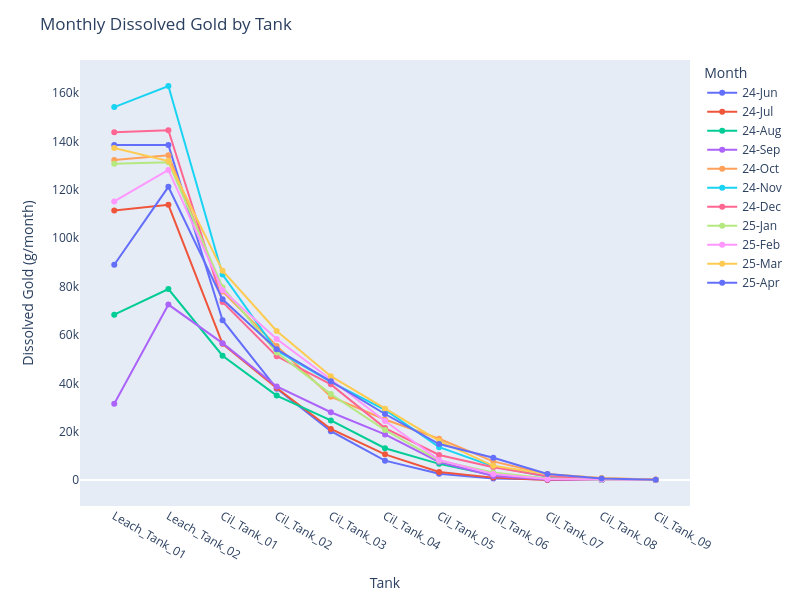

Notebook source saved alongside this figure:
### Markdown cell above
### ⚱️ 6.4 Gold Dissolution Profiling
Extracts and melts dissolved gold profiles across tanks, normalises to grams dissolved per month, and plots monthly tank-wise gold dissolution for diagnostic comparison.

### Code cell
# Define pre-leach and CIL tank names and order
preleach_tanks = ["Leach_Tank_01", "Leach_Tank_02"]
cil_tanks = [f"Cil_Tank_{i:02}" for i in range(1, 10)]
all_tanks = preleach_tanks + cil_tanks

# Extract the Gold Dissolution Columns
gold_cols = [col for col in df.columns if col.startswith("Dissolved_Gold_Metal_Profile_G_Milled_Tons_")]

# Map to tank names
col_to_tank = {
    col: col.replace("Dissolved_Gold_Metal_Profile_G_Milled_Tons_", "") 
    for col in gold_cols
}

# Melt to Long Format for Easy Plotting
gold_df = df[["Date", "Leach_Solids"] + gold_cols].copy()
gold_df = gold_df.melt(id_vars=["Date", "Leach_Solids"], value_vars=gold_cols, var_name="Tank_Col", value_name="Dissolved_GPT")

# Extract tank name
gold_df["Tank"] = gold_df["Tank_Col"].str.replace("Dissolved_Gold_Metal_Profile_G_Milled_Tons_", "")

# Calculate grams dissolved = g/t × tonnes
gold_df["Dissolved_Au_grams"] = gold_df["Dissolved_GPT"] * gold_df["Leach_Solids"]

# Filter to only tanks of interest (if needed)
gold_df = gold_df[gold_df["Tank"].isin(all_tanks)]


# Add month and aggregate
gold_df["Date"] = pd.to_datetime(gold_df["Date"])
gold_df["Month"] = gold_df["Date"].dt.to_period("M")

# Sum grams per tank per month
monthly_dissolved_au = (
    gold_df.groupby(["Month", "Tank"], observed=True)["Dissolved_Au_grams"].sum().reset_index()
)

# Apply Tank order and sort
monthly_dissolved_au["Tank"] = pd.Categorical(
    monthly_dissolved_au["Tank"],
    categories=all_tanks,
    ordered=True
)

monthly_dissolved_au = monthly_dissolved_au.sort_values(["Month", "Tank"])


# Plot Dissolved Gold by Tank
fig = px.line(
    monthly_dissolved_au,
    x="Tank",
    y="Dissolved_Au_grams",
    color=monthly_dissolved_au["Month"].dt.strftime("%y-%b"),
    markers=True
)

fig.update_layout(
    title="Monthly Dissolved Gold by Tank",
    xaxis_title="Tank",
    yaxis_title="Dissolved Gold (g/month)",
    legend_title="Month",
    height=600,
    width=800,
    xaxis=dict(showgrid=False),
    yaxis=dict(showgrid=False)
)

fig.show()

### Figure 1 — Plotly figure (JSON) as saved in the notebook; plotly's stock layout.template omitted (floating-point values rounded to 4 significant figures)
{"data": [{"hovertemplate": "color=24-Jun<br>Tank=%{x}<br>Dissolved_Au_grams=%{y}<extra></extra>", "legendgroup": "24-Jun", "line": {"color": "#636efa", "dash": "solid"}, "marker": {"symbol": "circle"}, "mode": "lines+markers", "name": "24-Jun", "orientation": "v", "showlegend": true, "type": "scatter", "x": ["Leach_Tank_01", "Leach_Tank_02", "Cil_Tank_01", "Cil_Tank_02", "Cil_Tank_03", "Cil_Tank_04", "Cil_Tank_05", "Cil_Tank_06", "Cil_Tank_07", "Cil_Tank_08", "Cil_Tank_09"], "xaxis": "x", "y": [138600.0, 138600.0, 66100.0, 37810.0, 20240.0, 8044.0, 2610.0, 714.8, 253.5, 94.75, 76.87], "yaxis": "y"}, {"hovertemplate": "color=24-Jul<br>Tank=%{x}<br>Dissolved_Au_grams=%{y}<extra></extra>", "legendgroup": "24-Jul", "line": {"color": "#EF553B", "dash": "solid"}, "marker": {"symbol": "circle"}, "mode": "lines+markers", "name": "24-Jul", "orientation": "v", "showlegend": true, "type": "scatter", "x": ["Leach_Tank_01", "Leach_Tank_02", "Cil_Tank_01", "Cil_Tank_02", "Cil_Tank_03", "Cil_Tank_04", "Cil_Tank_05", "Cil_Tank_06", "Cil_Tank_07", "Cil_Tank_08", "Cil_Tank_09"], "xaxis": "x", "y": [111400.0, 113800.0, 56340.0, 38080.0, 21140.0, 10640.0, 3390.0, 1028.0, 94.65, 68.3, 65.93], "yaxis": "y"}, {"hovertemplate": "color=24-Aug<br>Tank=%{x}<br>Dissolved_Au_grams=%{y}<extra></extra>", "legendgroup": "24-Aug", "line": {"color": "#00cc96", "dash": "solid"}, "marker": {"symbol": "circle"}, "mode": "lines+markers", "name": "24-Aug", "orientation": "v", "showlegend": true, "type": "scatter", "x": ["Leach_Tank_01", "Leach_Tank_02", "Cil_Tank_01", "Cil_Tank_02", "Cil_Tank_03", "Cil_Tank_04", "Cil_Tank_05", "Cil_Tank_06", "Cil_Tank_07", "Cil_Tank_08", "Cil_Tank_09"], "xaxis": "x", "y": [68380.0, 78990.0, 51440.0, 34930.0, 24670.0, 13180.0, 6721.0, 1996.0, 673.0, 298.6, 97.65], "yaxis": "y"}, {"hovertemplate": "color=24-Sep<br>Tank=%{x}<br>Dissolved_Au_grams=%{y}<extra></extra>", "legendgroup": "24-Sep", "line": {"color": "#ab63fa", "dash": "solid"}, "marker": {"symbol": "circle"}, "mode": "lines+markers", "name": "24-Sep", "orientation": "v", "showlegend": true, "type": "scatter", "x": ["Leach_Tank_01", "Leach_Tank_02", "Cil_Tank_01", "Cil_Tank_02", "Cil_Tank_03", "Cil_Tank_04", "Cil_Tank_05", "Cil_Tank_06", "Cil_Tank_07", "Cil_Tank_08", "Cil_Tank_09"], "xaxis": "x", "y": [31570.0, 72570.0, 56620.0, 38700.0, 28050.0, 18880.0, 7491.0, 1712.0, 291.2, 69.33, 67.05], "yaxis": "y"}, {"hovertemplate": "color=24-Oct<br>Tank=%{x}<br>Dissolved_Au_grams=%{y}<extra></extra>", "legendgroup": "24-Oct", "line": {"color": "#FFA15A", "dash": "solid"}, "marker": {"symbol": "circle"}, "mode": "lines+markers", "name": "24-Oct", "orientation": "v", "showlegend": true, "type": "scatter", "x": ["Leach_Tank_01", "Leach_Tank_02", "Cil_Tank_01", "Cil_Tank_02", "Cil_Tank_03", "Cil_Tank_04", "Cil_Tank_05", "Cil_Tank_06", "Cil_Tank_07", "Cil_Tank_08", "Cil_Tank_09"], "xaxis": "x", "y": [132300.0, 134300.0, 78010.0, 55490.0, 34490.0, 25060.0, 17110.0, 7755.0, 2466.0, 825.5, 238.7], "yaxis": "y"}, {"hovertemplate": "color=24-Nov<br>Tank=%{x}<br>Dissolved_Au_grams=%{y}<extra></extra>", "legendgroup": "24-Nov", "line": {"color": "#19d3f3", "dash": "solid"}, "marker": {"symbol": "circle"}, "mode": "lines+markers", "name": "24-Nov", "orientation": "v", "showlegend": true, "type": "scatter", "x": ["Leach_Tank_01", "Leach_Tank_02", "Cil_Tank_01", "Cil_Tank_02", "Cil_Tank_03", "Cil_Tank_04", "Cil_Tank_05", "Cil_Tank_06", "Cil_Tank_07", "Cil_Tank_08", "Cil_Tank_09"], "xaxis": "x", "y": [154200.0, 162900.0, 84960.0, 53540.0, 40620.0, 29090.0, 13620.0, 5699.0, 1362.0, 119.2, 74.04], "yaxis": "y"}, {"hovertemplate": "color=24-Dec<br>Tank=%{x}<br>Dissolved_Au_grams=%{y}<extra></extra>", "legendgroup": "24-Dec", "line": {"color": "#FF6692", "dash": "solid"}, "marker": {"symbol": "circle"}, "mode": "lines+markers", "name": "24-Dec", "orientation": "v", "showlegend": true, "type": "scatter", "x": ["Leach_Tank_01", "Leach_Tank_02", "Cil_Tank_01", "Cil_Tank_02", "Cil_Tank_03", "Cil_Tank_04", "Cil_Tank_05", "Cil_Tank_06", "Cil_Tank_07", "Cil_Tank_08", "Cil_Tank_09"], "xaxis": "x", "y": [143800.0, 144600.0, 73670.0, 51240.0, 39580.0, 21500.0, 10380.0, 5291.0, 1550.0, 483.4, 194.0], "yaxis": "y"}, {"hovertemplate": "color=25-Jan<br>Tank=%{x}<br>Dissolved_Au_grams=%{y}<extra></extra>", "legendgroup": "25-Jan", "line": {"color": "#B6E880", "dash": "solid"}, "marker": {"symbol": "circle"}, "mode": "lines+markers", "name": "25-Jan", "orientation": "v", "showlegend": true, "type": "scatter", "x": ["Leach_Tank_01", "Leach_Tank_02", "Cil_Tank_01", "Cil_Tank_02", "Cil_Tank_03", "Cil_Tank_04", "Cil_Tank_05", "Cil_Tank_06", "Cil_Tank_07", "Cil_Tank_08", "Cil_Tank_09"], "xaxis": "x", "y": [130800.0, 131400.0, 79770.0, 52700.0, 35570.0, 20710.0, 8033.0, 3118.0, 687.1, 125.3, 85.72], "yaxis": "y"}, {"hovertemplate": "color=25-Feb<br>Tank=%{x}<br>Dissolved_Au_grams=%{y}<extra></extra>", "legendgroup": "25-Feb", "line": {"color": "#FF97FF", "dash": "solid"}, "marker": {"symbol": "circle"}, "mode": "lines+markers", "name": "25-Feb", "orientation": "v", "showlegend": true, "type": "scatter", "x": ["Leach_Tank_01", "Leach_Tank_02", "Cil_Tank_01", "Cil_Tank_02", "Cil_Tank_03", "Cil_Tank_04", "Cil_Tank_05", "Cil_Tank_06", "Cil_Tank_07", "Cil_Tank_08", "Cil_Tank_09"], "xaxis": "x", "y": [115200.0, 128300.0, 78540.0, 58330.0, 41610.0, 24430.0, 8305.0, 2500.0, 467.2, 201.9, 92.26], "yaxis": "y"}, {"hovertemplate": "color=25-Mar<br>Tank=%{x}<br>Dissolved_Au_grams=%{y}<extra></extra>", "legendgroup": "25-Mar", "line": {"color": "#FECB52", "dash": "solid"}, "marker": {"symbol": "circle"}, "mode": "lines+markers", "name": "25-Mar", "orientation": "v", "showlegend": true, "type": "scatter", "x": ["Leach_Tank_01", "Leach_Tank_02", "Cil_Tank_01", "Cil_Tank_02", "Cil_Tank_03", "Cil_Tank_04", "Cil_Tank_05", "Cil_Tank_06", "Cil_Tank_07", "Cil_Tank_08", "Cil_Tank_09"], "xaxis": "x", "y": [137300.0, 131900.0, 86570.0, 61620.0, 42960.0, 29500.0, 16200.0, 5900.0, 2475.0, 728.1, 137.7], "yaxis": "y"}, {"hovertemplate": "color=25-Apr<br>Tank=%{x}<br>Dissolved_Au_grams=%{y}<extra></extra>", "legendgroup": "25-Apr", "line": {"color": "#636efa", "dash": "solid"}, "marker": {"symbol": "circle"}, "mode": "lines+markers", "name": "25-Apr", "orientation": "v", "showlegend": true, "type": "scatter", "x": ["Leach_Tank_01", "Leach_Tank_02", "Cil_Tank_01", "Cil_Tank_02", "Cil_Tank_03", "Cil_Tank_04", "Cil_Tank_05", "Cil_Tank_06", "Cil_Tank_07", "Cil_Tank_08", "Cil_Tank_09"], "xaxis": "x", "y": [89040.0, 121300.0, 74730.0, 54090.0, 40860.0, 27330.0, 14920.0, 9264.0, 2523.0, 709.5, 169.0], "yaxis": "y"}], "layout": {"height": 600, "legend": {"title": {"text": "Month"}, "tracegroupgap": 0}, "margin": {"t": 60}, "title": {"text": "Monthly Dissolved Gold by Tank"}, "width": 800, "xaxis": {"anchor": "y", "domain": [0, 1], "showgrid": false, "title": {"text": "Tank"}}, "yaxis": {"anchor": "x", "domain": [0, 1], "showgrid": false, "title": {"text": "Dissolved Gold (g/month)"}}}}
